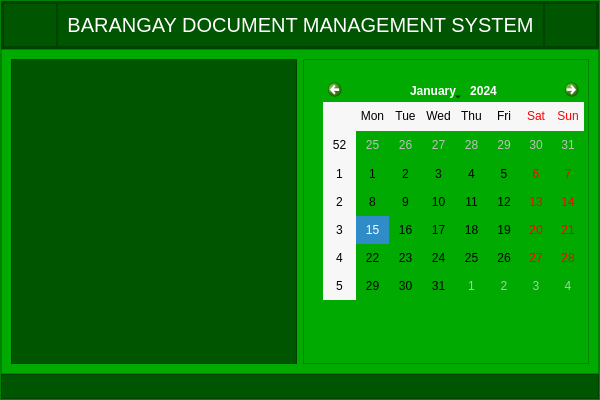
<?xml version="1.0" encoding="UTF-8"?>
<ui version="4.0">
 <class>MainWindow</class>
 <widget class="QMainWindow" name="MainWindow">
  <property name="geometry">
   <rect>
    <x>0</x>
    <y>0</y>
    <width>600</width>
    <height>400</height>
   </rect>
  </property>
  <property name="sizePolicy">
   <sizepolicy hsizetype="Preferred" vsizetype="Preferred">
    <horstretch>0</horstretch>
    <verstretch>0</verstretch>
   </sizepolicy>
  </property>
  <property name="maximumSize">
   <size>
    <width>16777215</width>
    <height>16777215</height>
   </size>
  </property>
  <property name="windowTitle">
   <string>MainWindow</string>
  </property>
  <property name="styleSheet">
   <string notr="true">background-color: rgb(0, 170, 0);</string>
  </property>
  <widget class="QWidget" name="centralwidget">
   <layout class="QHBoxLayout" name="horizontalLayout">
    <property name="spacing">
     <number>0</number>
    </property>
    <property name="leftMargin">
     <number>0</number>
    </property>
    <property name="topMargin">
     <number>0</number>
    </property>
    <property name="rightMargin">
     <number>0</number>
    </property>
    <property name="bottomMargin">
     <number>0</number>
    </property>
    <item>
     <widget class="QFrame" name="Background">
      <property name="frameShape">
       <enum>QFrame::StyledPanel</enum>
      </property>
      <property name="frameShadow">
       <enum>QFrame::Raised</enum>
      </property>
      <layout class="QVBoxLayout" name="verticalLayout">
       <property name="spacing">
        <number>0</number>
       </property>
       <property name="leftMargin">
        <number>0</number>
       </property>
       <property name="topMargin">
        <number>0</number>
       </property>
       <property name="rightMargin">
        <number>0</number>
       </property>
       <property name="bottomMargin">
        <number>0</number>
       </property>
       <item alignment="Qt::AlignTop">
        <widget class="QFrame" name="Header">
         <property name="styleSheet">
          <string notr="true">background-color: rgb(0, 85, 0);</string>
         </property>
         <property name="frameShape">
          <enum>QFrame::StyledPanel</enum>
         </property>
         <property name="frameShadow">
          <enum>QFrame::Raised</enum>
         </property>
         <layout class="QHBoxLayout" name="horizontalLayout_2">
          <property name="spacing">
           <number>0</number>
          </property>
          <property name="leftMargin">
           <number>0</number>
          </property>
          <property name="topMargin">
           <number>0</number>
          </property>
          <property name="rightMargin">
           <number>0</number>
          </property>
          <property name="bottomMargin">
           <number>0</number>
          </property>
          <item>
           <widget class="QFrame" name="frame">
            <property name="frameShape">
             <enum>QFrame::StyledPanel</enum>
            </property>
            <property name="frameShadow">
             <enum>QFrame::Raised</enum>
            </property>
            <layout class="QHBoxLayout" name="horizontalLayout_3">
             <property name="spacing">
              <number>0</number>
             </property>
             <property name="leftMargin">
              <number>0</number>
             </property>
             <property name="topMargin">
              <number>0</number>
             </property>
             <property name="rightMargin">
              <number>0</number>
             </property>
             <property name="bottomMargin">
              <number>0</number>
             </property>
             <item>
              <widget class="QFrame" name="frame_2">
               <property name="frameShape">
                <enum>QFrame::StyledPanel</enum>
               </property>
               <property name="frameShadow">
                <enum>QFrame::Raised</enum>
               </property>
              </widget>
             </item>
             <item>
              <widget class="QFrame" name="frame_3">
               <property name="font">
                <font>
                 <pointsize>12</pointsize>
                </font>
               </property>
               <property name="styleSheet">
                <string notr="true">color: rgb(255, 255, 255);</string>
               </property>
               <property name="frameShape">
                <enum>QFrame::StyledPanel</enum>
               </property>
               <property name="frameShadow">
                <enum>QFrame::Raised</enum>
               </property>
               <layout class="QHBoxLayout" name="horizontalLayout_4">
                <item>
                 <widget class="QLabel" name="label">
                  <property name="font">
                   <font>
                    <pointsize>15</pointsize>
                   </font>
                  </property>
                  <property name="text">
                   <string>BARANGAY DOCUMENT MANAGEMENT SYSTEM</string>
                  </property>
                  <property name="alignment">
                   <set>Qt::AlignCenter</set>
                  </property>
                 </widget>
                </item>
               </layout>
              </widget>
             </item>
             <item>
              <widget class="QFrame" name="frame_4">
               <property name="frameShape">
                <enum>QFrame::StyledPanel</enum>
               </property>
               <property name="frameShadow">
                <enum>QFrame::Raised</enum>
               </property>
              </widget>
             </item>
            </layout>
           </widget>
          </item>
         </layout>
        </widget>
       </item>
       <item>
        <widget class="QFrame" name="Main">
         <property name="sizePolicy">
          <sizepolicy hsizetype="Preferred" vsizetype="Expanding">
           <horstretch>0</horstretch>
           <verstretch>0</verstretch>
          </sizepolicy>
         </property>
         <property name="minimumSize">
          <size>
           <width>0</width>
           <height>325</height>
          </size>
         </property>
         <property name="sizeIncrement">
          <size>
           <width>0</width>
           <height>0</height>
          </size>
         </property>
         <property name="baseSize">
          <size>
           <width>0</width>
           <height>0</height>
          </size>
         </property>
         <property name="frameShape">
          <enum>QFrame::StyledPanel</enum>
         </property>
         <property name="frameShadow">
          <enum>QFrame::Raised</enum>
         </property>
         <layout class="QHBoxLayout" name="horizontalLayout_5">
          <item>
           <widget class="QFrame" name="frame_5">
            <property name="sizePolicy">
             <sizepolicy hsizetype="Preferred" vsizetype="Expanding">
              <horstretch>0</horstretch>
              <verstretch>0</verstretch>
             </sizepolicy>
            </property>
            <property name="styleSheet">
             <string notr="true">background-color: rgb(0, 85, 0);</string>
            </property>
            <property name="frameShape">
             <enum>QFrame::StyledPanel</enum>
            </property>
            <property name="frameShadow">
             <enum>QFrame::Raised</enum>
            </property>
            <layout class="QVBoxLayout" name="verticalLayout_2"/>
           </widget>
          </item>
          <item>
           <widget class="QFrame" name="frame_6">
            <property name="frameShape">
             <enum>QFrame::StyledPanel</enum>
            </property>
            <property name="frameShadow">
             <enum>QFrame::Raised</enum>
            </property>
            <widget class="QCalendarWidget" name="calendarWidget">
             <property name="geometry">
              <rect>
               <x>20</x>
               <y>20</y>
               <width>261</width>
               <height>221</height>
              </rect>
             </property>
            </widget>
           </widget>
          </item>
         </layout>
        </widget>
       </item>
       <item>
        <widget class="QFrame" name="Footer">
         <property name="minimumSize">
          <size>
           <width>0</width>
           <height>25</height>
          </size>
         </property>
         <property name="maximumSize">
          <size>
           <width>16777215</width>
           <height>25</height>
          </size>
         </property>
         <property name="styleSheet">
          <string notr="true">background-color: rgb(0, 85, 0);</string>
         </property>
         <property name="frameShape">
          <enum>QFrame::StyledPanel</enum>
         </property>
         <property name="frameShadow">
          <enum>QFrame::Raised</enum>
         </property>
        </widget>
       </item>
      </layout>
     </widget>
    </item>
   </layout>
  </widget>
 </widget>
 <resources/>
 <connections/>
</ui>
